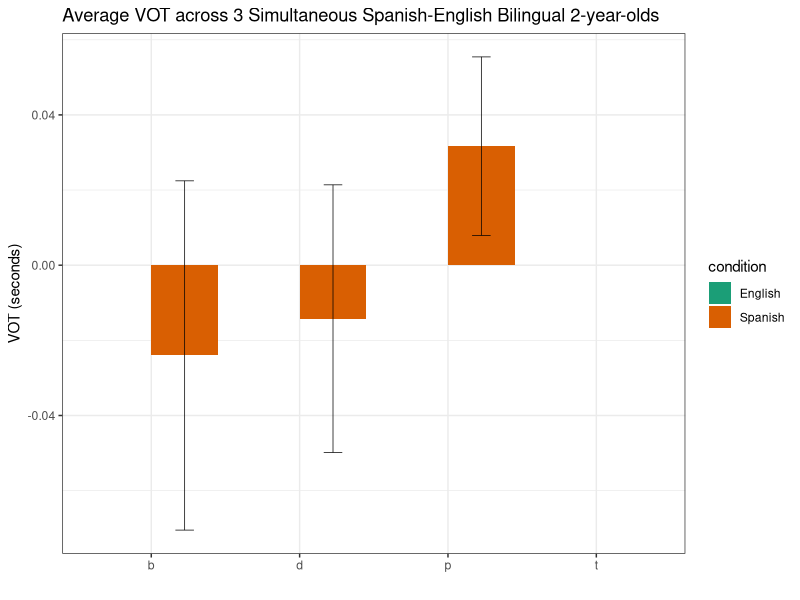

The R source for this figure:
library(dplyr)
library(ggplot2)
#Read in the data from the CSV files 
english <- read.csv("eng_vot_data.csv")
spanish <- read.csv("spa_vot_data.csv")

#get the spanish data for each speaker separately 
fer1_spa <- spanish %>% filter(Speaker == 'ferfulice_1')
fer2_spa <- spanish %>% filter(Speaker == 'ferfulice_2')
deu_spa <- spanish %>% filter(Speaker == 'deuchar')

#get the english data for each speaker separately 
fer1_eng <- english %>% filter(Speaker == 'ferfulice_1')
fer2_eng <- english %>% filter(Speaker == 'ferfulice_2')
deu_eng <- english %>% filter(Speaker == 'deuchar')

#extract segments individually 
d_eng <- english %>% filter(Consonant == 'd')
d_spa <- spanish %>% filter(Consonant == 'd')
t_eng <- english %>% filter(Consonant == 't')
t_spa <- spanish %>% filter(Consonant == 't')
b_eng <- english %>% filter(Consonant == 'b')
b_spa <- spanish %>% filter(Consonant == 'b')
p_eng <- english %>% filter(Consonant == 'p')
p_spa <- spanish %>% filter(Consonant == 'p')

#weird ggplot stuff from the internet
specie <- c(rep("d", 2), rep("t", 2), rep("b", 2), rep("p", 2))
condition <- rep(c("Spanish" , "English") , 4)
value <- c(mean(d_spa$VOT), mean(d_eng$VOT), mean(t_spa$VOT),mean(t_eng$VOT),  mean(b_spa$VOT),mean(b_eng$VOT),  mean(p_spa$VOT),  mean(p_eng$VOT))
sd <- c(sd(d_spa$VOT), sd(d_eng$VOT), sd(t_spa$VOT), sd(t_eng$VOT), sd(b_spa$VOT), sd(b_eng$VOT), sd(p_spa$VOT),  sd(p_eng$VOT))
data <- data.frame(specie,condition,value)
theme_set(theme_bw())
ggplot(data, aes(fill=condition, y=value, x=specie)) + 
  geom_bar(position="dodge", stat="identity") + xlab("") + scale_fill_brewer(palette="Dark2")+ ylab("VOT (seconds)") +  ggtitle("Average VOT across 3 Simultaneous Spanish-English Bilingual 2-year-olds") +geom_errorbar(aes(ymin=value-sd, ymax=value+sd), size=0.25, width=0.25, position=position_dodge(.9)) 
